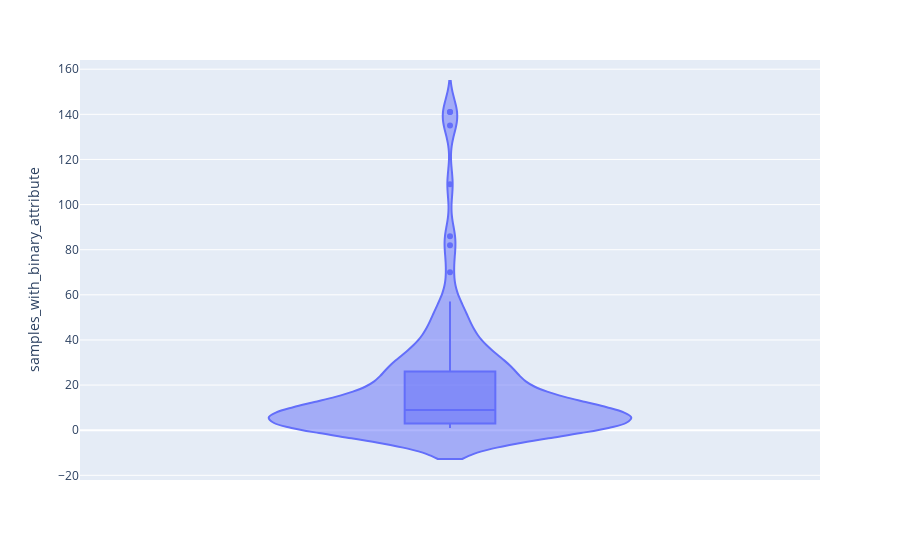

Notebook code cell kept with this figure:
### Code cell
comorbid_df_metadata = removeallornone_bianarys(comorbid_df_metadata)
fig = px.violin(comorbid_df_metadata, y="samples_with_binary_attribute", box=True)
fig.show()

### Figure 1 — Plotly figure (JSON) as saved in the notebook; plotly's stock layout.template omitted (floating-point values rounded to 4 significant figures)
{"data": [{"alignmentgroup": "True", "box": {"visible": true}, "hovertemplate": "samples_with_binary_attribute=%{y}<extra></extra>", "legendgroup": "", "marker": {"color": "#636efa"}, "name": "", "offsetgroup": "", "orientation": "v", "scalegroup": "True", "showlegend": false, "type": "violin", "x0": " ", "xaxis": "x", "y": [141, 135, 141, 86, 82, 55, 57, 70, 50, 41, 47, 51, 31, 109, 41, 27, 36, 45, 41, 35, 26, 28, 20, 32, 38, 31, 34, 25, 27, 26, 32, 26, 27, 27, 24, 24, 21, 18, 25, 20, 17, 13, 16, 18, 13, 11, 21, 16, 13, 7, 11, 14, 7, 10, 14, 14, 11, 11, 8, 8, 8, 7, 7, 6, 10, 7, 9, 1, 8, 10, 9, 9, 6, 7, 3, 9, 8, 7, 6, 6, 1, 6, 4, 3, 3, 6, 3, 3, 4, 3, 5, 3, 4, 4, 4, 3, 1, 3, 1, 26, 2, 4, 1, 2, 1, 1, 2, 2, 3, 3, 1, 2, 3, 2, 1, 1, 1, 1, 1, 1, 1, 1, 1, 1], "y0": " ", "yaxis": "y"}], "layout": {"autosize": true, "legend": {"tracegroupgap": 0}, "margin": {"t": 60}, "violinmode": "group", "xaxis": {"anchor": "y", "autorange": true, "domain": [0, 1], "range": [-0.5, 0.5], "type": "category"}, "yaxis": {"anchor": "x", "autorange": true, "domain": [0, 1], "range": [-22.08, 164.1], "title": {"text": "samples_with_binary_attribute"}, "type": "linear"}}}
